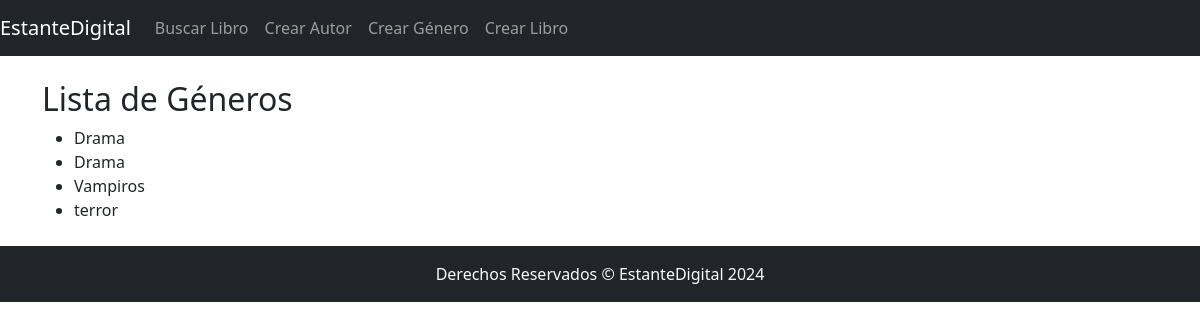
Page /books/genres/ on the earlier database version.
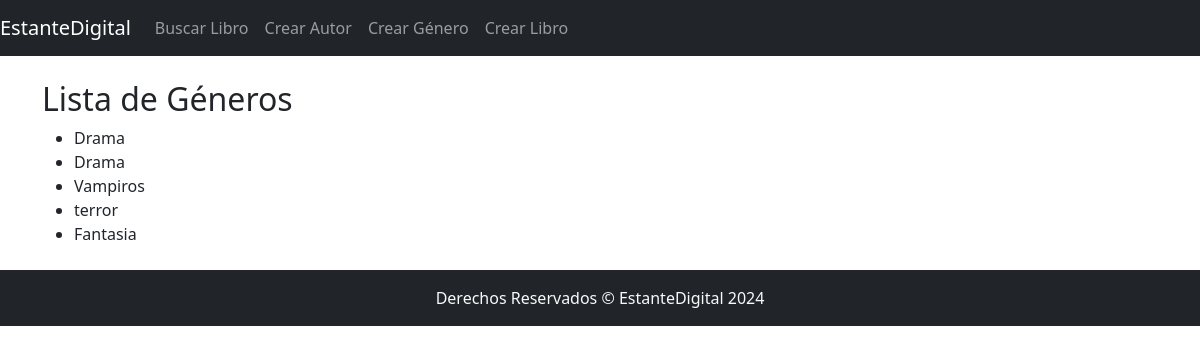
Same page on the later database version.
### books/models.py (models this page shows, shortened)
class Genre(models.Model):
    name = models.CharField(max_length=100)

### books/views.py (the view)
# urls.py: path('genres/', genres_list, name='genres_list'),
def genres_list(request):
    genres = Genre.objects.all()
    return render(request, 'books/genres_list.html', {'genres': genres})

### books/templates/books/genres_list.html
{% extends 'books/base_books.html' %}
{% block content %}
<h2>Lista de Géneros</h2>
<ul>
    {% for genre in genres %}
    <li>{{ genre.name }}</li>
    {% endfor %}
</ul>
{% endblock %}

Differences in the rows shown:
added Genre: name "Fantasia"
